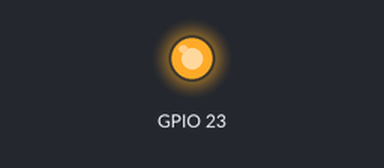
A sketch run on a simulated ESP32. Parts: output pins drawn as LEDs (lit = HIGH). WiFi joins after 1.5 s; servers stay silent unless stated; what the sketch prints to the serial monitor is not drawn.

Above: at 2.5 s.
At 7.5 s:
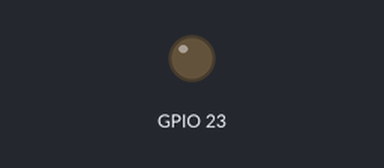
Timing chart, 0 to 13.0 s (numbered marks = the images above):
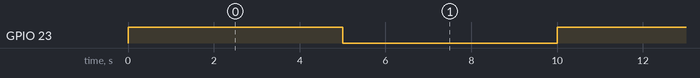

Measured:
- by itself, GPIO 23: alternates HIGH for 5.0 s and LOW for 5.0 s

The sketch:

Teste01.ino
```cpp
#include <WiFi.h>
#include <WiFiClient.h>
#include <WiFiAP.h>

const char* ssid = "Teste_ProjetoAA";
const char* password = "Sense2023";
WiFiServer server(80);
void setup() {
pinMode(23, OUTPUT);
Serial.begin(9600);
WiFi.begin(ssid, password);
IPAddress myIP = WiFi.softAPIP();
Serial.println(myIP);
server.begin();
Serial.println("Servidor Iniciado!!");
}

void loop() {

 digitalWrite(23,1);
 delay(5000);
 digitalWrite(23,0);
 delay(5000);
}
```
